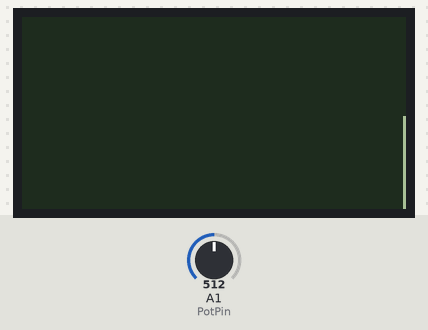
Bench run of a sketch on a simulated Arduino Uno, built with avr-gcc and run on an emulated ATmega328P. Parts: 128×64 one-colour display. Inputs (shaded band) come from the test bench; at power-on: A1 (PotPin) = 512.

Above: at 3.5 s.
3.6 s: A1 (PotPin) set to 716
At 6.6 s:
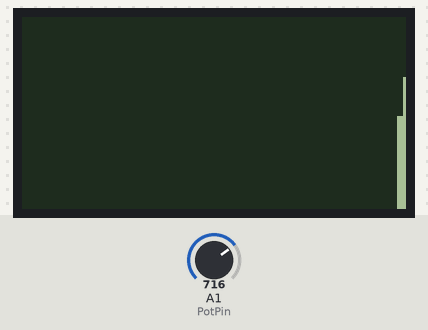
8.8 s: A1 (PotPin) set to 900
At 12.1 s:
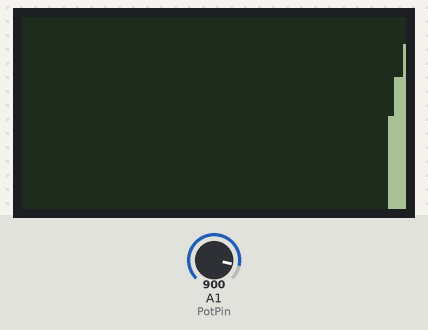
14.0 s: A1 (PotPin) set to 1023
At 16.9 s:
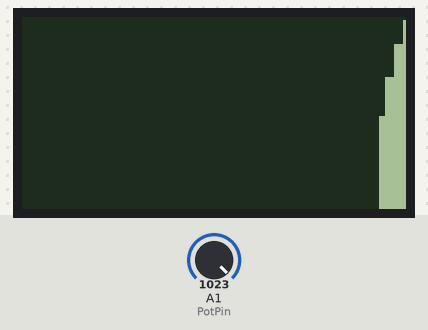
Timing chart, 0 to 18.4 s (numbered marks = the images above; inputs shaded):
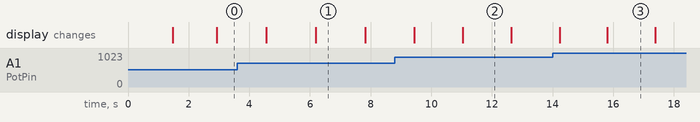

Measured:
- what the display in image 1 shows lasts 1.6 s, from 6.2 s to 7.8 s

The sketch:

sketch_mar06a.ino
```cpp
#include <U8glib.h>
U8GLIB_ST7920_128X64 u8g(3, 8, 7, U8G_PIN_NONE);
int HistArr[128];
int PotPin = 1;
void setup()
{
  u8g.firstPage();
  do {
  u8g.setColorIndex(1);   } while( u8g.nextPage() );
  pinMode(PotPin, INPUT);
  for (int i=0; i<128; i++){HistArr[i]=64;}
  u8g.firstPage(); do {  for (int i=0; i<128; i++){
                             u8g.drawLine(i, HistArr[i], i, 0);
                            }} while( u8g.nextPage() );

}

void loop()
{
 int osc = map(analogRead(PotPin), 0, 1023, 63, 0);
 for (int i=0; i<128; i++){HistArr[i]=HistArr[i+1];}
 HistArr[127] = osc;
    u8g.firstPage(); do{
    for (int i=0; i<128; i++){
            u8g.drawLine(i, HistArr[i], i, 0);
                            }} while( u8g.nextPage() );


                          delay(200);
}
```
